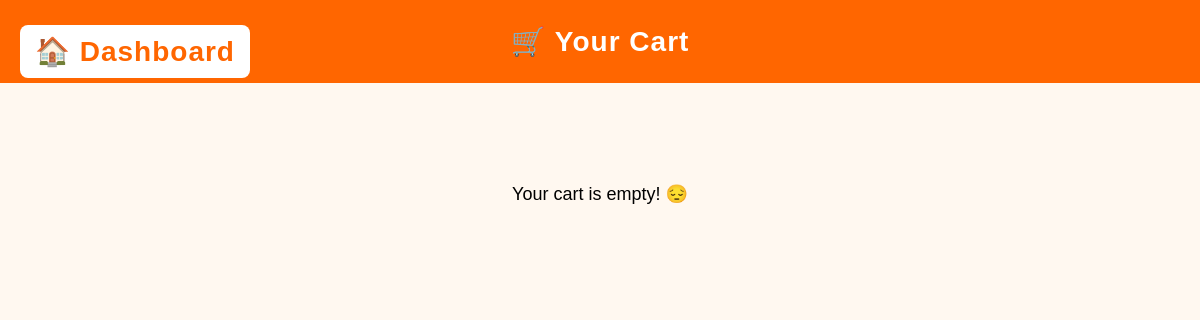
Page /accounts/cart/ (signed in) on the earlier database version.
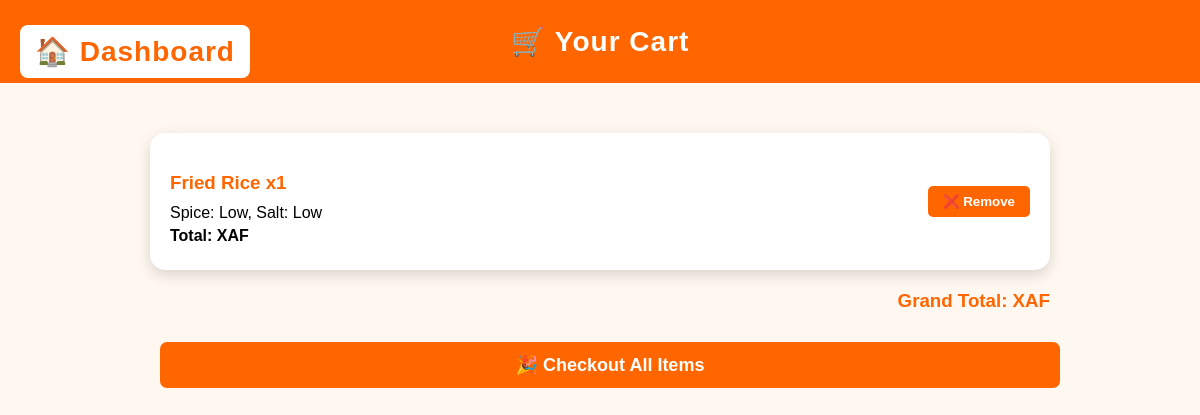
Same page on the later database version.
### accounts/models.py (models this page shows, shortened)
class CartItem(models.Model):
    SPICE_CHOICES = [
        ('Low', 'Low'),
        ('Medium', 'Medium'),
        ('Hot', 'Hot')
    ]
    SALT_CHOICES = [
        ('Low', 'Low'),
        ('Normal', 'Normal'),
        ('Extra', 'Extra')
    ]
    user = models.ForeignKey(User, on_delete=models.CASCADE)
    food_item = models.CharField(max_length=100)
    quantity = models.PositiveIntegerField(default=1)
    spice_level = models.CharField(max_length=10, choices=SPICE_CHOICES)
    salt_level = models.CharField(max_length=10, choices=SALT_CHOICES)
    notes = models.TextField(blank=True, null=True)
    ordered = models.BooleanField(default=False)
    added_at = models.DateTimeField(auto_now_add=True)

### accounts/views.py (the view)
# urls.py: path('cart/', views.cart, name='cart'),
@login_required
def cart(request):
    items = CartItem.objects.filter(user=request.user, ordered=False)
    total = sum(item.quantity * item.food_item_price if hasattr(item, 'food_item_price') else 0 for item in items)
    total_xaf = total * XAF_RATE
    return render(request, 'cart.html', {'cart_items': items, 'total_xaf': total_xaf})

### templates/cart.html (shortened to what this page needs)
<!DOCTYPE html>
<html lang="en">
<head>
</head>
<body>
<header>
    🛒 Your Cart
    <a href="{% url 'dashboard' %}" class="dashboard-btn">🏠 Dashboard</a>
</header>
<div class="container">
    {% if cart_items %}
        {% for item in cart_items %}
            <div class="cart-item">
                <div class="cart-item-details">
                    <h3>{{ item.food_item }} x{{ item.quantity }}</h3>
                    <p>Spice: {{ item.spice_level }}, Salt: {{ item.salt_level }}</p>
                    <p><strong>Total: {{ item.total_price_xaf|floatformat:0 }} XAF</strong></p>
                </div>
                <div>
                    <form method="post" action="{% url 'remove_from_cart' item.id %}">
                        <button type="submit">❌ Remove</button>
                    </form>
                </div>
            </div>
        {% endfor %}
        <h3 style="text-align:right; margin-top:20px;">Grand Total: {{ grand_total|floatformat:0 }} XAF</h3>
        <form method="post" action="{% url 'checkout' %}">
            <button type="submit" class="checkout-btn">🎉 Checkout All Items</button>
        </form>
    {% else %}
        <p style="text-align:center; font-size:18px; margin-top:50px;">Your cart is empty! 😔</p>
    {% endif %}
</div>
</body>
</html>

Differences in the rows shown:
added CartItem: food_item "Fried Rice", quantity "1", spice_level "Low", salt_level "Low"
Other differences:
text no longer shown: "Your cart is empty! 😔"
text now shown: "Grand Total: XAF 🎉 Checkout All Items"
